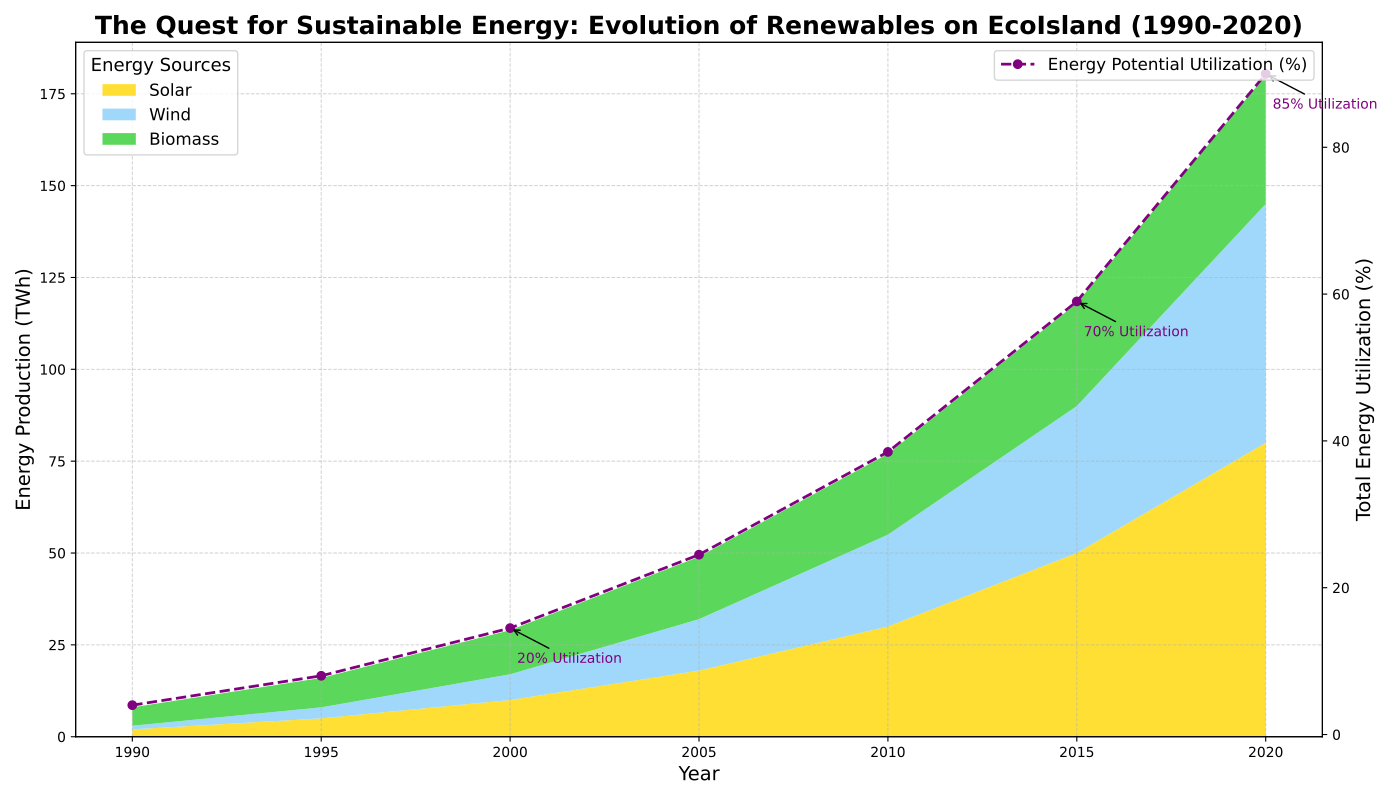

Source code (Python):
import matplotlib.pyplot as plt
import numpy as np

years = np.arange(1990, 2022, 5)

# Artificial data for selected renewable energy sources in terawatt-hours (TWh)
renewable_energy_data = {
    'Solar': np.array([2, 5, 10, 18, 30, 50, 80]),
    'Wind': np.array([1, 3, 7, 14, 25, 40, 65]),
    'Biomass': np.array([5, 8, 12, 17, 22, 28, 35])
}

total_renewable_energy = np.sum(list(renewable_energy_data.values()), axis=0)
total_energy_potential = 200

fig, ax1 = plt.subplots(figsize=(14, 8))

ax1.stackplot(years, renewable_energy_data.values(), labels=renewable_energy_data.keys(), 
              colors=['#FFD700', '#87CEFA', '#32CD32'], alpha=0.8)
              
ax1.set_title('The Quest for Sustainable Energy: Evolution of Renewables on EcoIsland (1990-2020)', 
              fontsize=18, fontweight='bold', ha='center')
ax1.set_xlabel('Year', fontsize=14)
ax1.set_ylabel('Energy Production (TWh)', fontsize=14)

ax2 = ax1.twinx()
total_energy_percentage = (total_renewable_energy / total_energy_potential) * 100
ax2.plot(years, total_energy_percentage, color='purple', linestyle='--', marker='o', linewidth=2, label='Energy Potential Utilization (%)')
ax2.set_ylabel('Total Energy Utilization (%)', fontsize=14)

ax1.legend(loc='upper left', title='Energy Sources', fontsize=12, title_fontsize='13')
ax2.legend(loc='upper right', fontsize=12)

milestones = {
    2000: (total_energy_percentage[2], '20% Utilization'),
    2015: (total_energy_percentage[5], '70% Utilization'),
    2020: (total_energy_percentage[6], '85% Utilization')
}
for year, (percent, text) in milestones.items():
    ax2.annotate(f'{text}', xy=(year, percent), xycoords='data', 
                 xytext=(5, -25), textcoords='offset points',
                 arrowprops=dict(facecolor='black', arrowstyle='->'), 
                 fontsize=10, color='purple')

ax1.grid(True, linestyle='--', linewidth=0.7, alpha=0.6)

plt.tight_layout()
plt.show()
